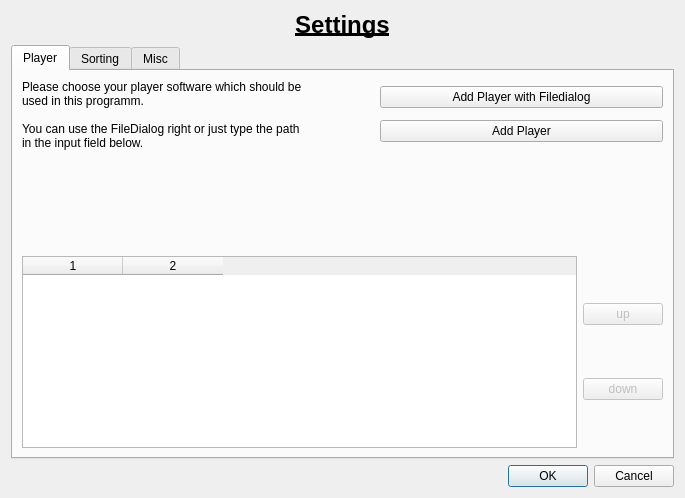
<?xml version="1.0" encoding="UTF-8"?>
<ui version="4.0">
 <class>SettingsDialog</class>
 <widget class="QDialog" name="SettingsDialog">
  <property name="geometry">
   <rect>
    <x>0</x>
    <y>0</y>
    <width>685</width>
    <height>498</height>
   </rect>
  </property>
  <property name="windowTitle">
   <string>Settings</string>
  </property>
  <layout class="QVBoxLayout">
   <item>
    <widget class="QLabel" name="label_3">
     <property name="contextMenuPolicy">
      <enum>Qt::NoContextMenu</enum>
     </property>
     <property name="frameShadow">
      <enum>QFrame::Plain</enum>
     </property>
     <property name="text">
      <string>&lt;html&gt;&lt;head&gt;&lt;meta name=&quot;qrichtext&quot; content=&quot;1&quot; /&gt;&lt;style type=&quot;text/css&quot;&gt;
p, li { white-space: pre-wrap; }
&lt;/style&gt;&lt;/head&gt;&lt;body style=&quot; font-family:'Sans Serif'; font-size:9pt; font-weight:400; font-style:normal; text-decoration:none;&quot;&gt;
&lt;p style=&quot; margin-top:0px; margin-bottom:0px; margin-left:0px; margin-right:0px; -qt-block-indent:0; text-indent:0px;&quot;&gt;&lt;span style=&quot; font-size:18pt; font-weight:600; text-decoration: underline;&quot;&gt;Settings&lt;/span&gt;&lt;/p&gt;&lt;/body&gt;&lt;/html&gt;</string>
     </property>
     <property name="alignment">
      <set>Qt::AlignCenter</set>
     </property>
     <property name="indent">
      <number>-1</number>
     </property>
    </widget>
   </item>
   <item>
    <widget class="QTabWidget" name="tabWidget">
     <property name="enabled">
      <bool>true</bool>
     </property>
     <property name="tabPosition">
      <enum>QTabWidget::North</enum>
     </property>
     <property name="tabShape">
      <enum>QTabWidget::Rounded</enum>
     </property>
     <property name="currentIndex">
      <number>0</number>
     </property>
     <property name="elideMode">
      <enum>Qt::ElideNone</enum>
     </property>
     <widget class="QWidget" name="playertab">
      <attribute name="title">
       <string>Player</string>
      </attribute>
      <attribute name="toolTip">
       <string>Set the player settings</string>
      </attribute>
      <layout class="QVBoxLayout">
       <item>
        <layout class="QHBoxLayout">
         <property name="spacing">
          <number>6</number>
         </property>
         <property name="margin">
          <number>0</number>
         </property>
         <item>
          <widget class="QLabel" name="label">
           <property name="text">
            <string>Please choose your player software which should be used in this programm.

You can use the FileDialog right or just type the path in the input field below.</string>
           </property>
           <property name="wordWrap">
            <bool>true</bool>
           </property>
          </widget>
         </item>
         <item>
          <spacer>
           <property name="orientation">
            <enum>Qt::Horizontal</enum>
           </property>
           <property name="sizeType">
            <enum>QSizePolicy::Maximum</enum>
           </property>
           <property name="sizeHint" stdset="0">
            <size>
             <width>68</width>
             <height>10</height>
            </size>
           </property>
          </spacer>
         </item>
         <item>
          <layout class="QVBoxLayout">
           <property name="spacing">
            <number>6</number>
           </property>
           <property name="margin">
            <number>0</number>
           </property>
           <item>
            <widget class="QPushButton" name="chooseButton">
             <property name="toolTip">
              <string>Open a dialog to choose the player programm</string>
             </property>
             <property name="text">
              <string>Add Player with Filedialog</string>
             </property>
            </widget>
           </item>
           <item>
            <widget class="QPushButton" name="addButton">
             <property name="text">
              <string>Add Player</string>
             </property>
            </widget>
           </item>
          </layout>
         </item>
        </layout>
       </item>
       <item>
        <spacer>
         <property name="orientation">
          <enum>Qt::Vertical</enum>
         </property>
         <property name="sizeHint" stdset="0">
          <size>
           <width>20</width>
           <height>40</height>
          </size>
         </property>
        </spacer>
       </item>
       <item>
        <layout class="QHBoxLayout">
         <item>
          <widget class="QTableWidget" name="tableWidget">
           <property name="rowCount">
            <number>0</number>
           </property>
           <property name="columnCount">
            <number>2</number>
           </property>
           <column/>
           <column/>
          </widget>
         </item>
         <item>
          <layout class="QVBoxLayout">
           <item>
            <widget class="QPushButton" name="upButton">
             <property name="enabled">
              <bool>false</bool>
             </property>
             <property name="toolTip">
              <string>move a player up</string>
             </property>
             <property name="text">
              <string>up</string>
             </property>
            </widget>
           </item>
           <item>
            <widget class="QPushButton" name="downButton">
             <property name="enabled">
              <bool>false</bool>
             </property>
             <property name="toolTip">
              <string>move a player down</string>
             </property>
             <property name="text">
              <string>down</string>
             </property>
            </widget>
           </item>
          </layout>
         </item>
        </layout>
       </item>
      </layout>
     </widget>
     <widget class="QWidget" name="sortingtab">
      <attribute name="title">
       <string>Sorting</string>
      </attribute>
      <attribute name="toolTip">
       <string>Set the sorting settings</string>
      </attribute>
      <layout class="QGridLayout">
       <item row="0" column="0">
        <widget class="QCheckBox" name="sortCheckBox">
         <property name="toolTip">
          <string>do you want to sort the playlist on exit</string>
         </property>
         <property name="text">
          <string>Sort</string>
         </property>
        </widget>
       </item>
       <item row="0" column="1">
        <widget class="QLabel" name="label_2">
         <property name="text">
          <string>Do you want to sort your List by progression of the series?</string>
         </property>
         <property name="scaledContents">
          <bool>false</bool>
         </property>
         <property name="wordWrap">
          <bool>true</bool>
         </property>
        </widget>
       </item>
       <item row="1" column="0">
        <widget class="QCheckBox" name="sortOngoingCheckBox">
         <property name="toolTip">
          <string>do you want to sort ongoing serie normal</string>
         </property>
         <property name="text">
          <string>Sort Ongoing normal</string>
         </property>
        </widget>
       </item>
       <item row="1" column="1">
        <widget class="QLabel" name="label_4">
         <property name="text">
          <string>Do you want tot sort the Ongoings normal or leave it at the end of the list</string>
         </property>
         <property name="wordWrap">
          <bool>true</bool>
         </property>
        </widget>
       </item>
       <item row="2" column="0">
        <widget class="QCheckBox" name="sortPriorCheckBox">
         <property name="enabled">
          <bool>false</bool>
         </property>
         <property name="toolTip">
          <string>do you want to sort serie with &gt;=1 episode watched to the top</string>
         </property>
         <property name="text">
          <string>Priortiesed Sort</string>
         </property>
        </widget>
       </item>
       <item row="2" column="1">
        <widget class="QLabel" name="sortPriorLabel">
         <property name="enabled">
          <bool>false</bool>
         </property>
         <property name="text">
          <string>Do you want to have episodes with &gt;=1 episode watched to be sorted to the beginning?</string>
         </property>
         <property name="wordWrap">
          <bool>true</bool>
         </property>
        </widget>
       </item>
       <item row="3" column="0">
        <widget class="QCheckBox" name="sortReloadCheckBox">
         <property name="text">
          <string>Sort on Reload</string>
         </property>
        </widget>
       </item>
       <item row="3" column="1">
        <widget class="QLabel" name="label_11">
         <property name="text">
          <string>Do you want to resort the list on reload? 
This could be confusing because it includes
deleting</string>
         </property>
        </widget>
       </item>
      </layout>
     </widget>
     <widget class="QWidget" name="misctab">
      <attribute name="title">
       <string>Misc</string>
      </attribute>
      <layout class="QGridLayout" name="gridLayout2">
       <item row="2" column="2">
        <widget class="QPushButton" name="settingsfileButton">
         <property name="sizePolicy">
          <sizepolicy hsizetype="Fixed" vsizetype="Fixed">
           <horstretch>0</horstretch>
           <verstretch>0</verstretch>
          </sizepolicy>
         </property>
         <property name="text">
          <string>Chose New File</string>
         </property>
         <property name="icon">
          <iconset resource="icons.qrc">
           <normaloff>:/icons/save.png</normaloff>:/icons/save.png</iconset>
         </property>
         <property name="iconSize">
          <size>
           <width>16</width>
           <height>16</height>
          </size>
         </property>
        </widget>
       </item>
       <item row="0" column="5">
        <widget class="QLabel" name="label_7">
         <property name="text">
          <string>Automatically changes _,. to whitespace on the input field and removes extensions appropriately</string>
         </property>
         <property name="wordWrap">
          <bool>true</bool>
         </property>
        </widget>
       </item>
       <item row="0" column="0" colspan="5">
        <widget class="QCheckBox" name="convertnamescheckbox">
         <property name="autoFillBackground">
          <bool>false</bool>
         </property>
         <property name="text">
          <string>Convert specials to whitespace</string>
         </property>
        </widget>
       </item>
       <item row="2" column="4" colspan="2">
        <widget class="QLabel" name="settingsfilelabel">
         <property name="text">
          <string/>
         </property>
        </widget>
       </item>
       <item row="2" column="1">
        <spacer name="horizontalSpacer">
         <property name="orientation">
          <enum>Qt::Horizontal</enum>
         </property>
         <property name="sizeType">
          <enum>QSizePolicy::Fixed</enum>
         </property>
         <property name="sizeHint" stdset="0">
          <size>
           <width>20</width>
           <height>20</height>
          </size>
         </property>
        </spacer>
       </item>
       <item row="2" column="0">
        <widget class="QLabel" name="label_5">
         <property name="sizePolicy">
          <sizepolicy hsizetype="Fixed" vsizetype="Fixed">
           <horstretch>0</horstretch>
           <verstretch>0</verstretch>
          </sizepolicy>
         </property>
         <property name="text">
          <string>Settings File</string>
         </property>
        </widget>
       </item>
       <item row="1" column="0" colspan="5">
        <widget class="QCheckBox" name="scanmediabox">
         <property name="text">
          <string>Scan Media Files for duration</string>
         </property>
        </widget>
       </item>
       <item row="2" column="3">
        <spacer name="horizontalSpacer_2">
         <property name="orientation">
          <enum>Qt::Horizontal</enum>
         </property>
         <property name="sizeType">
          <enum>QSizePolicy::Fixed</enum>
         </property>
         <property name="sizeHint" stdset="0">
          <size>
           <width>20</width>
           <height>20</height>
          </size>
         </property>
        </spacer>
       </item>
       <item row="3" column="0">
        <widget class="QLabel" name="label_6">
         <property name="sizePolicy">
          <sizepolicy hsizetype="Fixed" vsizetype="Fixed">
           <horstretch>0</horstretch>
           <verstretch>0</verstretch>
          </sizepolicy>
         </property>
         <property name="text">
          <string>Transparency</string>
         </property>
        </widget>
       </item>
       <item row="3" column="4">
        <widget class="QSpinBox" name="opacitySpinbox">
         <property name="maximum">
          <number>100</number>
         </property>
        </widget>
       </item>
      </layout>
     </widget>
    </widget>
   </item>
   <item>
    <widget class="QDialogButtonBox" name="buttonBox">
     <property name="orientation">
      <enum>Qt::Horizontal</enum>
     </property>
     <property name="standardButtons">
      <set>QDialogButtonBox::Cancel|QDialogButtonBox::Ok</set>
     </property>
    </widget>
   </item>
  </layout>
 </widget>
 <resources>
  <include location="icons.qrc"/>
 </resources>
 <connections>
  <connection>
   <sender>buttonBox</sender>
   <signal>rejected()</signal>
   <receiver>SettingsDialog</receiver>
   <slot>reject()</slot>
   <hints>
    <hint type="sourcelabel">
     <x>306</x>
     <y>484</y>
    </hint>
    <hint type="destinationlabel">
     <x>286</x>
     <y>274</y>
    </hint>
   </hints>
  </connection>
 </connections>
</ui>
